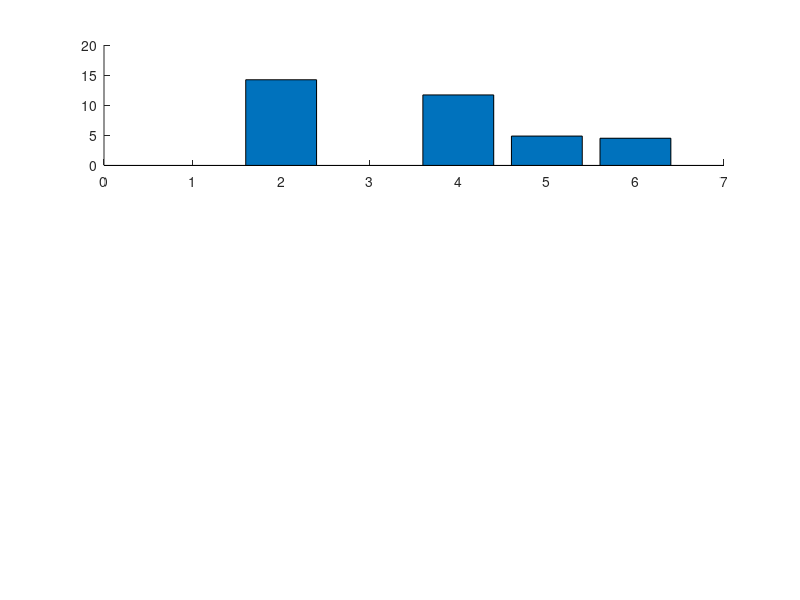

Write the MATLAB code that produced this figure. (Note: this script raises an error after producing the figure.)
% Example Data
categories = {'$M_{L}$','[2, 0.75]', '[2, 1]','[3, 0.5]','[3, 0.75]', '[3, 1]', '[4, 0.5]','[4, 0.75]', '[4, 1]', 'Interpreter', 'latex'};
x1   = 48.08;
x2   = 14.23; 
x3   = 16.58;
x4   = 11.71;
x2x3 = 4.88;
other_x = 100-(x1+x2+x3+x4+x2x3);

y1   = 50.90;
y2   = 13.79; 
y3   = 14.26;
y4   = 16.42;
y2y3 = 2.58;
other_y = 100-(y1+y2+y3+y4+y2y3);

z1   = 50.49;
z2   = 16.32; 
z3   = 17.39;
z4   = 8.19;
z2z3 = 6.40;
other_z = 100-(z1+z2+z3+z4+z2z3);

data_x = [0,x2,0,x4,x2x3,other_x];  % Bar chart data
data_y = [0,y2,y3,0,y2y3,other_y];  % Bar chart data
data_z = [0,z2,0,z4,z2z3,other_z];  % Bar chart data

color_x = [x1,0,x3,0,0,0];
color_y = [y1,0,0,y4,0,0];
color_z = [z1,0,z3,0,0,0];

% Create a figure
figure;
subplot(3, 1, 1)
bar(data_x, 'FaceColor', [0 0.4470 0.7410], 'FaceAlpha', 0.3);
hold on
bar(color_x, 'FaceColor', [0.8500 0.3250 0.0980], 'FaceAlpha', 0.5);
ylabel('Number of coefficients', 'Interpreter', 'latex'); % Y-axis label for bar chart
% Step 3: Customize X-Axis Labels
xticks(1:6); % Set the tick locations to match the x data points
xticklabels({'$M_{L}$', '$R_{x}$', '$R_{y}$','$\omega_{g}/2\pi$','$(R_{x},R_{y})$','$Others$'}); % Set the custom tick labels with LaTeX
ax = gca;
ax.TickLabelInterpreter = 'latex';
ylabel('Percent (\%)', 'Interpreter', 'latex');
legend('Less significant','Top two significant')
grid on;
xlabel('GSA in x-direction', 'Interpreter', 'latex');


subplot(3, 1, 2)
bar(data_y, 'FaceColor', [0 0.4470 0.7410], 'FaceAlpha', 0.3);
hold on 
bar(color_y, 'FaceColor', [0.8500 0.3250 0.0980], 'FaceAlpha', 0.5);
ylabel('Number of coefficients', 'Interpreter', 'latex'); % Y-axis label for bar chart
% Step 3: Customize X-Axis Labels
xticks(1:6); % Set the tick locations to match the x data points
xticklabels({'$M_{L}$', '$R_{x}$', '$R_{y}$','$\omega_{g}/2\pi$','$(R_{x},R_{y})$','$Others$'}); % Set the custom tick labels with LaTeX
ax = gca;
ax.TickLabelInterpreter = 'latex';
ylabel('Percent (\%)', 'Interpreter', 'latex');
legend('Less significant','Top two significant')
grid on;
xlabel('GSA in y-direction', 'Interpreter', 'latex');


subplot(3, 1, 3)
bar(data_z, 'FaceColor', [0 0.4470 0.7410], 'FaceAlpha', 0.4);
hold on 
bar(color_z, 'FaceColor', [0.8500 0.3250 0.0980], 'FaceAlpha', 0.5);
ylabel('Number of coefficients', 'Interpreter', 'latex'); % Y-axis label for bar chart
% Step 3: Customize X-Axis Labels
xticks(1:6); % Set the tick locations to match the x data points
xticklabels({'$M_{L}$', '$R_{x}$', '$R_{y}$','$\omega_{g}/2\pi$','($R_{x},R_{y})$','$Others$'}); % Set the custom tick labels with LaTeX
ax = gca;
ax.TickLabelInterpreter = 'latex';
legend('Less significant','Top two significant')
ylabel('Percent (\%)', 'Interpreter', 'latex');
grid on;
xlabel('GSA in z-direction', 'Interpreter', 'latex');







